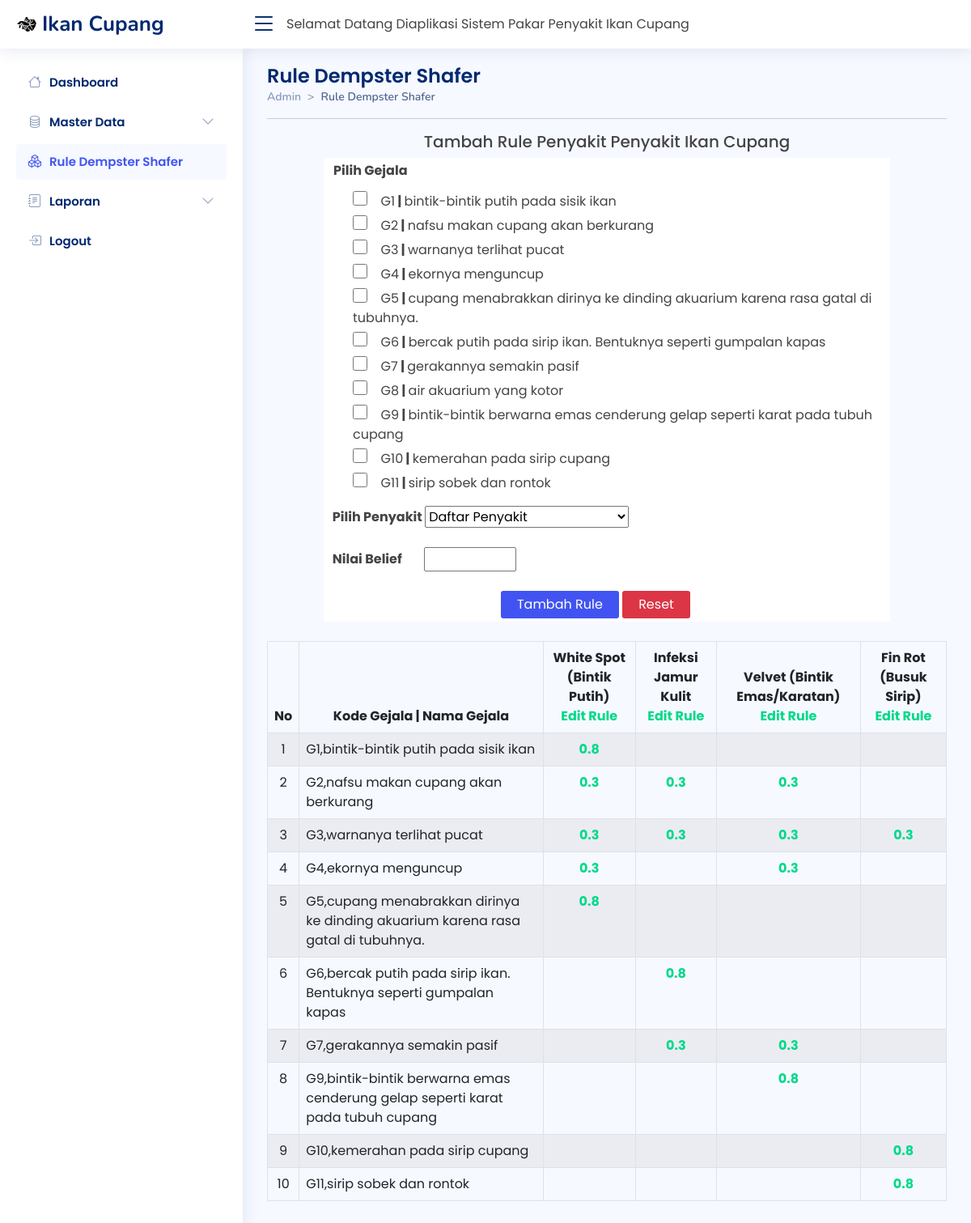
Page /admin/rules/rules.php on the committed database.
### tables this page shows
CREATE TABLE `tb_gejala` (
  `id` int(11) NOT NULL,
  `kdgejala` varchar(3) DEFAULT NULL,
  `gejala` text DEFAULT NULL
);

CREATE TABLE `tb_rules` (
  `id_rules` int(11) NOT NULL,
  `id_gejala` int(11) DEFAULT NULL,
  `id_penyakit` int(11) DEFAULT NULL,
  `belief` float DEFAULT NULL
);

### admin/rules/rules.php (the view, shortened to what this page needs)
<!DOCTYPE html>
<html lang="en">
<head>
  <link href="../../assets/vendor/bootstrap/css/bootstrap.min.css" rel="stylesheet">
  <link rel="stylesheet" href="https://cdn.jsdelivr.net/npm/bootstrap-icons@1.10.2/font/bootstrap-icons.css">
  <link href="../../assets/vendor/boxicons/css/boxicons.min.css" rel="stylesheet">
  <link href="../../assets/vendor/quill/quill.snow.css" rel="stylesheet">
  <link href="../../assets/vendor/quill/quill.bubble.css" rel="stylesheet">
  <link href="../../assets/vendor/remixicon/remixicon.css" rel="stylesheet">
  <link href="../../assets/vendor/simple-datatables/style.css" rel="stylesheet">
  <link href="../../assets/css/style2.css" rel="stylesheet">
</head>
<body>
  <header id="header" class="header fixed-top d-flex align-items-center">
    <div class="d-flex align-items-center justify-content-between">
      <a href="../index.html" class="logo d-flex align-items-center">
        <img src="../../assets/images/betta-fish.png" alt="">
        <span class="d-none d-lg-block">Ikan Cupang</span>
      </a>
      <i class="bi bi-list toggle-sidebar-btn"></i>
    </div>
    <div class="container">
      <marquee>Selamat Datang Diaplikasi Sistem Pakar Penyakit Ikan Cupang</marquee>
    </div>
  </header>
  <aside id="sidebar" class="sidebar">
    <ul class="sidebar-nav" id="sidebar-nav">
      <li class="nav-item">
        <a class="nav-link collapsed " href="../index.php">
          <i class="bi bi-house"></i>
          <span>Dashboard</span>
        </a>
      </li>
      <li class="nav-item">
        <a class="nav-link collapsed" data-bs-target="#components-nav" data-bs-toggle="collapse" href="#">
          <i class="bi bi-database"></i><span>Master Data</span><i class="bi bi-chevron-down ms-auto"></i>
        </a>
      </li>
      <li class="nav-item">
        <a class="nav-link" href="../rules/rules.php">
          <i class="bi bi-boxes"></i>
          <span>Rule Dempster Shafer</span>
        </a>
      </li>
      <li class="nav-item">
        <a class="nav-link collapsed" data-bs-target="#forms-nav" data-bs-toggle="collapse" href="#">
          <i class="bi bi-journal-text"></i><span>Laporan</span><i class="bi bi-chevron-down ms-auto"></i>
        </a>
      </li>
      <li class="nav-item">
        <a class="nav-link collapsed" href="javascript:;" data-bs-toggle="modal" data-bs-target="#logoutmodal">
          <i class="bi bi-box-arrow-in-right"></i>
          <span>Logout</span>
        </a>
      </li>
    </ul>
  </aside>
  <main id="main" class="main">
    <div class="pagetitle">
      <h1>Rule Dempster Shafer</h1>
      <nav style="--bs-breadcrumb-divider: '>';">
        <ol class="breadcrumb">
          <li class="breadcrumb-item"><a href="../index.php">Admin</a></li>
          <li class="breadcrumb-item active">Rule Dempster Shafer</li>
        </ol>
      </nav>
      <hr>
    </div>
    <section>
      <div class="row">
        <div class="col-md-12">
          <div class="table-responsive">
            <div class="konten">
              <form id="form1" name="form1" method="post" action="./simpanrules.php" enctype="multipart/form-data" onsubmit="return validateForm()">
                <h5 class="text-center">Tambah Rule Penyakit Penyakit Ikan Cupang</h5>
                <table class="tab" width="700" border="0" align="center" cellpadding="4" cellspacing="1" bordercolor="#F0F0F0" bgcolor="#fff">
                  <tr bgcolor="#FFFFFF">
                    <td><strong class="ms-2">Pilih Gejala</strong></td>
                  </tr>
                  <tr bgcolor="#FFFFFF">
                    <td colspan="2">
                      <ul style="list-style:none;">
                        <?php
                        include "../../databases/koneksi.php";
                        $arrPenyakit = array();
                        $arrGejala = array();
                        $query = mysqli_query($koneksi, "SELECT * FROM tb_gejala ORDER BY id") or die("Query Error..!" . mysqli_error($koneksi));
                        while ($row = mysqli_fetch_array($query)) {
                          $arrGejala["$row[id]"] = $row['kdgejala'] . "," . $row['gejala'];
                        ?>
                          <li style="margin: 5px 0;">
                            <label for="gejala<?php echo $row['id']; ?>" style="cursor: pointer;">
                              <input class="cekbok" type="checkbox" id="gejala<?php echo $row['id']; ?>" name="gejala[]" value="<?php echo $row['id']; ?>">
                              &ensp; <?php echo $row['kdgejala'] . "<strong>&nbsp;|&nbsp;</strong>" . $row['gejala']; ?>
                            </label>
                          </li>
                        <?php } ?>
                      </ul>
                      <strong>&nbsp;&nbsp;Pilih Penyakit
                        <select name="daftarpenyakit" id="daftarpenyakit">
                          <option value="NULL">Daftar Penyakit</option>
                          <?php
                          $sqlp = "SELECT * FROM tb_penyakit ORDER BY id";
                          $qryp = mysqli_query($koneksi, $sqlp)
                            or die("SQL Error: " . mysqli_error($koneksi));
                          while ($datap = mysqli_fetch_array($qryp)) {
                            $arrPenyakit["$datap[id]"] = $datap['nama_penyakit'];
                          }
                          ?>
                        </select><br><br>&nbsp;&nbsp;Nilai Belief
                        <input type="text" name="belief" size="5" class="ms-4">
                      </strong>
                    </td>
                  </tr>
                  <tr>
                    <td>&nbsp;</td>
                    <td>
                      <div class="mt-3">
                        <input class="setrule" type="submit" name="Submit" value="Tambah Rule" />
                        <input class="reset" type="reset" name="Submit2" value="Reset" />
                      </div>
                    </td>
                  </tr>
                </table>
              </form>
            </div>
            <table class="table table-striped table-hover table-bordered mt-4">
              <thead>
                <tr>
                  <th>No</th>
                  <th class="text-center">Kode Gejala | Nama Gejala</th>
                  <?php
                  include "../../databases/koneksi.php";
                  $query_p = mysqli_query($koneksi, "SELECT id_penyakit FROM tb_rules GROUP BY id_penyakit");
                  while ($data_p = mysqli_fetch_array($query_p)) {
                  ?>
                    <th class="text-center">
                      <?php $idp = $data_p['id_penyakit'];
                      print_r($arrPenyakit["$idp"]); ?><br><a href="./editrules.php?kdpenyakit=<?php echo $data_p['id_penyakit']; ?>">Edit Rule</a></th><?php } ?>
                </tr>
              </thead>
              <tbody>
                <?php
                $query = mysqli_query($koneksi, "SELECT * FROM tb_rules GROUP BY id_gejala ORDER BY id_gejala ASC ") or die(mysqli_error($koneksi));
                $no = 0;
                while ($row = mysqli_fetch_array($query)) {
                  $no++;
                ?>
                  <tr>
                    <td valign="top" class="text-center"><?php echo $no; ?></td>
                    <td>
                      <?php $idG = $row['id_gejala'];
                      print_r($arrGejala["$idG"]);
                      ?></td>
                    <?php $query_pb = mysqli_query($koneksi, "SELECT id_penyakit FROM tb_rules GROUP BY id_penyakit ");
                    while ($data_pb = mysqli_fetch_array($query_pb)) {
                    ?>
                      <td>
                        <?php
                        $kdpenyakit_B = $data_pb['id_penyakit'];
                        $kdgejala_B = $row['id_gejala'];
                        $query_CG = mysqli_query($koneksi, "SELECT * FROM tb_rules WHERE id_penyakit='$kdpenyakit_B' AND id_gejala='$kdgejala_B' ");
                        while ($data_GB = mysqli_fetch_array($query_CG)) {
                          echo "<center><strong><a title='Edit Nilai Belief' href='./editbelief.php?id_penyakit=$kdpenyakit_B&id_gejala=$kdgejala_B&belief=$data_GB[belief]'>$data_GB[belief]</a></strong></center>";
                        }
                        ?></td><?php } ?>
                  </tr>
                <?php } ?>
              </tbody>
            </table>
          </div>
        </div>
      </div>
    </section>
  </main>
</body>
</html>

### assets/css/style2.css (style rules this page uses)
:root { scroll-behavior: smooth; }
body { font-family: "Poppins", sans-serif; background: #f6f9ff; color: #444444; }
a { color: #00d988; text-decoration: none; }
span { font-family: "Poppins", sans-serif; }
h1, h2, h3, h4, h5, h6 { font-family: "Poppins", sans-serif; }
#main { margin-top: 60px; padding: 20px 30px; transition: all 0.3s; }
.pagetitle { margin-bottom: 10px; }
.pagetitle h1 { font-size: 24px; margin-bottom: 0; font-weight: 600; color: #012970; }
.breadcrumb { font-size: 14px; font-family: "Nunito", sans-serif; color: #899bbd; font-weight: 600; }
.breadcrumb a { color: #899bbd; transition: 0.3s; }
.breadcrumb .breadcrumb-item::before { color: #899bbd; }
.breadcrumb .active { color: #51678f; font-weight: 600; }
.logo { line-height: 1; }
@media (min-width: 1200px) { .logo { width: 280px; } }
.logo img { max-height: 26px; margin-right: 6px; }
.logo span { font-size: 26px; font-weight: 700; color: #012970; font-family: "Nunito", sans-serif; }
.header { transition: all 0.5s; z-index: 997; height: 60px; box-shadow: 0px 2px 20px rgba(1, 41, 112, 0.1); background-color: #fff; padding-left: 20px; }
.header .toggle-sidebar-btn { font-size: 32px; padding-left: 10px; cursor: pointer; color: #012970; }
.sidebar { position: fixed; top: 60px; left: 0; bottom: 0; width: 300px; z-index: 996; transition: all 0.3s; padding: 20px; overflow-y: auto; scrollbar-width: thin; scrollbar-color: #aab7cf transparent; box-shadow: 0px 0px 20px rgba(1, 41, 112, 0.1); background-color: #fff; }
@media (min-width: 1200px) { #main, #footer { margin-left: 300px; } }
.sidebar-nav { padding: 0; margin: 0; list-style: none; }
.sidebar-nav li { padding: 0; margin: 0; list-style: none; }
.sidebar-nav .nav-item { margin-bottom: 5px; }
.sidebar-nav .nav-link { display: flex; align-items: center; font-size: 15px; font-weight: 600; color: #4154f1; transition: 0.3; background: #f6f9ff; padding: 10px 15px; border-radius: 4px; }
.sidebar-nav .nav-link i { font-size: 16px; margin-right: 10px; color: #4154f1; }
.sidebar-nav .nav-link.collapsed { color: #012970; background: #fff; }
.sidebar-nav .nav-link.collapsed i { color: #899bbd; }
.sidebar-nav .nav-link .bi-chevron-down { margin-right: 0; transition: transform 0.2s ease-in-out; }

### admin/rules/rules.php (style rules this page uses)
.setrule { background-color: #4154f1; border: none; color: white; padding: 5px 20px; border-radius: 3px; }
.reset { background-color: #dc3545; border: none; color: white; padding: 5px 20px; border-radius: 3px; }
.cekbok { cursor: pointer; width: 18px; height: 18px; }

### rows in the picture
tb_gejala: kdgejala "G1", gejala "bintik-bintik putih pada sisik ikan"
tb_gejala: kdgejala "G2", gejala "nafsu makan cupang akan berkurang"
tb_gejala: kdgejala "G3", gejala "warnanya terlihat pucat"
tb_gejala: kdgejala "G4", gejala "ekornya menguncup"
tb_gejala: kdgejala "G5", gejala "cupang menabrakkan dirinya ke dinding akuarium karena rasa gatal di tubuhnya."
tb_gejala: kdgejala "G6", gejala "bercak putih pada sirip ikan. Bentuknya seperti gumpalan kapas"
tb_gejala: kdgejala "G7", gejala "gerakannya semakin pasif"
tb_gejala: kdgejala "G8", gejala "air akuarium yang kotor"
tb_gejala: kdgejala "G9", gejala "bintik-bintik berwarna emas cenderung gelap seperti karat pada tubuh cupang"
tb_gejala: kdgejala "G10", gejala "kemerahan pada sirip cupang"
tb_gejala: kdgejala "G11", gejala "sirip sobek dan rontok"
tb_rules: value "G1,bintik-bintik putih pada sisik ikan", belief "0.8"
tb_rules: value "G2,nafsu makan cupang akan berkurang", belief "0.3"
tb_rules: belief "0.3"
tb_rules: belief "0.3"
tb_rules: value "G3,warnanya terlihat pucat", belief "0.3"
tb_rules: belief "0.3"
tb_rules: belief "0.3"
tb_rules: belief "0.3"
tb_rules: value "G4,ekornya menguncup", belief "0.3"
tb_rules: belief "0.3"
tb_rules: value "G5,cupang menabrakkan dirinya ke dinding akuarium karena rasa gatal di tubuhnya.", belief "0.8"
tb_rules: value "G6,bercak putih pada sirip ikan. Bentuknya seperti gumpalan kapas", belief "0.8"
tb_rules: value "G7,gerakannya semakin pasif", belief "0.3"
tb_rules: belief "0.3"
tb_rules: value "G9,bintik-bintik berwarna emas cenderung gelap seperti karat pada tubuh cupang", belief "0.8"
tb_rules: value "G10,kemerahan pada sirip cupang", belief "0.8"
tb_rules: value "G11,sirip sobek dan rontok", belief "0.8"
